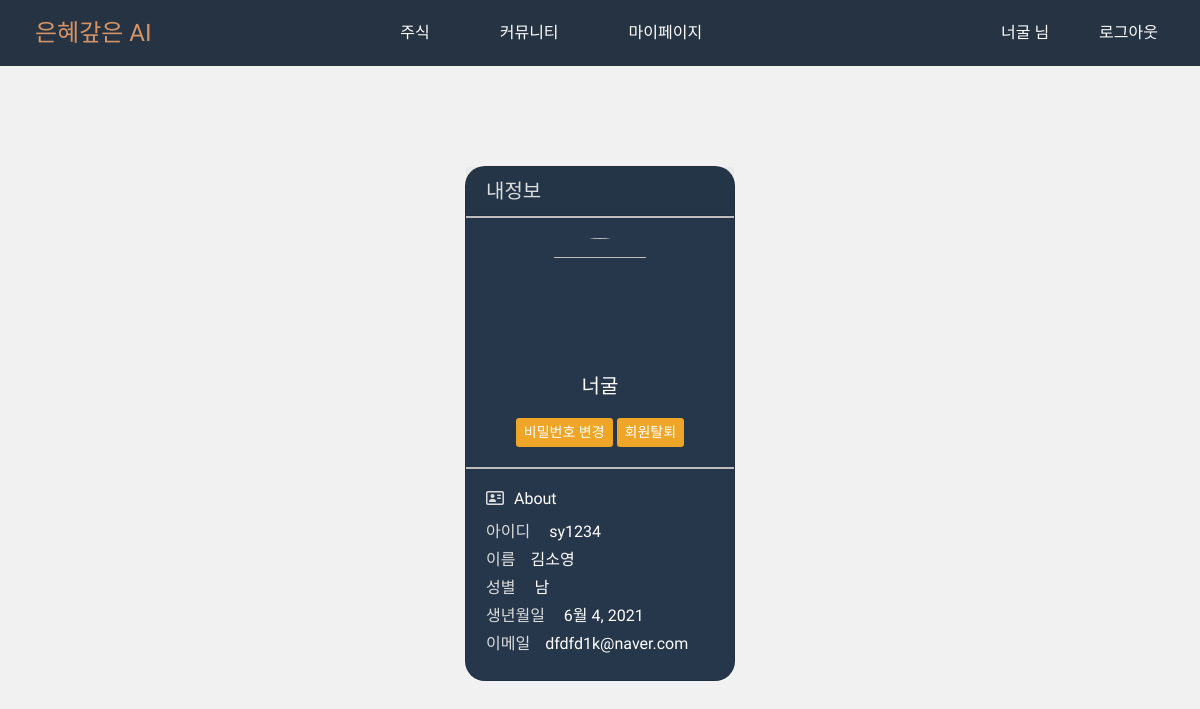
Page /mypage/info/ (signed in) on the committed database.
### users/models.py (models this page shows)
class User(AbstractUser):
    birth = models.DateField(default="2000-01-01",verbose_name="생년월일")
    email = models.EmailField(unique=True, verbose_name="이메일")
    name = models.CharField(max_length=20, verbose_name="이름")
    sex = models.CharField(max_length=10, verbose_name="성별")
    n_name = models.CharField(max_length=20, unique=True, verbose_name="닉네임")

### mypage/views.py (the view)
# urls.py: path('info/', views.userInfo, name='mypage'),
def userInfo(request):
    info_user = request.user
    context = {
        'id': info_user,
        'name': info_user.name,
        'nick': info_user.n_name,
        'sex': info_user.sex,
        'birth': info_user.birth,
        'email': info_user.email,
    }
    return render(request, 'mypage/mypage.html', context=context)

### templates/mypage/mypage.html (shortened to what this page needs)
<!DOCTYPE html>
{% load static %}
<html lang="en">
<head>
    <link rel="stylesheet" href="{% static 'css/bootstrap.css' %}">
</head>
<body style="background-color:#f1f1f1;">
{% include "navi.html" %}
<div class="col-md-4 col-xl-3" style="left:0; right:0; margin-left:auto; margin-right:auto; margin-top: 100px; color: white; border-radius: 40px;">
    <div class="card mb-3" style="background-color: #26374b; border-radius: 20px;">
        <div class="card-header" style="background-color: none;">
            <h5 class="card-title mb-0" style="color: #dcdcdc;">내정보</h5>
        </div>
        <div class="line" style="border-bottom: 2px solid #BDBDBD;"></div>
        <div class="card-body text-center">
            <img src="https://cdn.icon-icons.com/icons2/1161/PNG/512/1487716857-user_81635.png" class="img-fluid rounded-circle mb-2" width="128" height="128">
            {% if not user.n_name %}
            <h5 class="card-title mb-0">관리자</h5>
            {% else %}
            <h5 class="card-title mb-0">{{ nick }}</h5>
            {% endif %}
            {% if request.user.is_authenticated %}
            <form style="margin-top: 20px;" action="{% url 'mypage:delete' %}" method="POST">
                <div>
                    <a class="btn btn-primary btn-sm pw_btn" style="background-color: #eea528; border: none;" href="{% url 'mypage:password' %}">비밀번호 변경</a>
                    <input type="button" onclick="button_event();" class="btn btn-primary btn-sm pw_btn" style="background-color: #eea528; border: none;" value="회원탈퇴">
                </div>
            </form>
            {% endif %}
        </div>
        <div class="line" style="border-bottom: 2px solid #BDBDBD;"></div>
        <div class="card-body">
            <h5 class="h6 card-title"><i class="far fa-address-card" style="margin-right:10px; color: #dcdcdc;"></i>About</h5>
            <ul class="list-unstyled mb-0">
                {% if not user.n_name %}
                <li class="mb-1"><a style="margin-right:15px; color: #dcdcdc;">아이디</a> <a>{{ id }}</a></li>
                <li class="mb-1"><a style="margin-right:15px; color: #dcdcdc;">이름</a><a>관리자</a></li>
                <li class="mb-1"><a style="margin-right:15px; color: #dcdcdc;">성별</a> <a>비밀</a></li>
                <li class="mb-1"><a style="margin-right:15px; color: #dcdcdc;">생년월일</a> <a>비밀</a></li>
                <li class="mb-1"><a style="margin-right:15px; color: #dcdcdc;">이메일</a><a>비밀</a></li>
                {% else %}
                <li class="mb-1"><a style="margin-right:15px; color: #dcdcdc;">아이디</a> <a>{{ id }}</a></li>
                <li class="mb-1"><a style="margin-right:15px; color: #dcdcdc;">이름</a><a>{{ name }}</a></li>
                <li class="mb-1"><a style="margin-right:15px; color: #dcdcdc;">성별</a> <a>{{ sex }}</a></li>
                <li class="mb-1"><a style="margin-right:15px; color: #dcdcdc;">생년월일</a> <a>{{ birth }}</a></li>
                <li class="mb-1"><a style="margin-right:15px; color: #dcdcdc;">이메일</a><a>{{ email }}</a></li>
                {% endif %}
            </ul>
        </div>
    </div>
</div>
</body>
</html>

### templates/navi.html (shortened to what this page needs)
<!DOCTYPE html>
{% load static %}
<html lang="en">
<head>
    <link rel="stylesheet" href="{% static 'css/navi.css' %}">
</head>
<body>
    <nav class="navbar">
        <div class="navbar_logo">
            <a class="a_d" href="/">은혜갚은 AI</a>
        </div>
        <ul class="navbar_menu">
            <li><a class="a_d" href="{%url 'stock:index' %}">주식</a></li>
            <li><a class="a_d" href="{%url 'board:list' %}">커뮤니티</a></li>
            <li><a class="a_d" href="{%url 'mypage:mypage' %}">마이페이지</a></li>
        </ul>
        <ul class="navbar_icons">
            {% if user.is_authenticated %}
            {% if not user.n_name %}
            <li><a><b style="color:red; font-weight:bolder;">관리자</b> 님</a></li>
            {% else %}
            <li><a> {{ user.n_name }} 님 </a></li>
            {% endif %}
            <li><a class="a_d" href="{% url 'users:logout' %}">로그아웃</a></li>
            {% else %}
            <li><a class="a_d" href="{% url 'users:signup' %}">회원가입</a></li>
            <li><a class="a_d" href="{% url 'users:login' %}">로그인</a></li>
            {% endif %}
        </ul>
    </nav>
</body>
</html>

### static/css/navi.css (style rules this page uses)
body { margin: 0; font-family: 'Nanum Myeongjo'; }
.a_d { text-decoration: none; color: white; }
.navbar { display: flex; justify-content: space-between; align-items: center; background-color: #263343; padding: 8px 12px; }
.navbar_logo a { font-size: 24px; color: #d49466; text-decoration: none; margin-left: 23px; }
.navbar_menu { display: flex; list-style: none; padding-left: 0; margin: 5px }
.navbar_menu li { padding: 8px 25px; margin-right: 20px; }
.navbar_menu li a { text-decoration: none; }
.navbar_icons { list-style: none; color: white; display: flex; padding-left: 0; margin: 5px }
.navbar_icons li a { padding: 8px 25px; text-decoration: none; }

### rows in the picture
User: n_name "너굴", username "sy1234", name "김소영", birth "6월 4, 2021", email "dfdfd1k@naver.com"

### other values in the picture
{{ sex }} "남"
